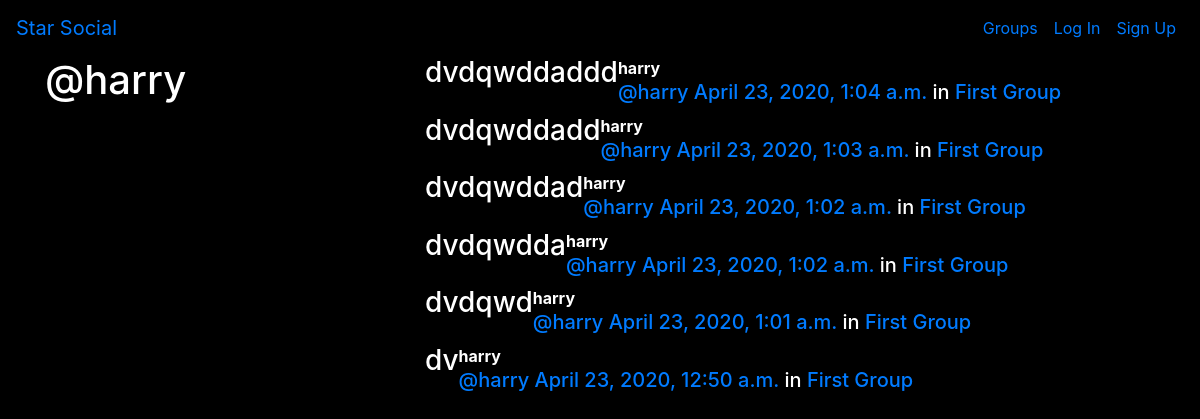
Before: /posts/by/harry/ with the older database file.
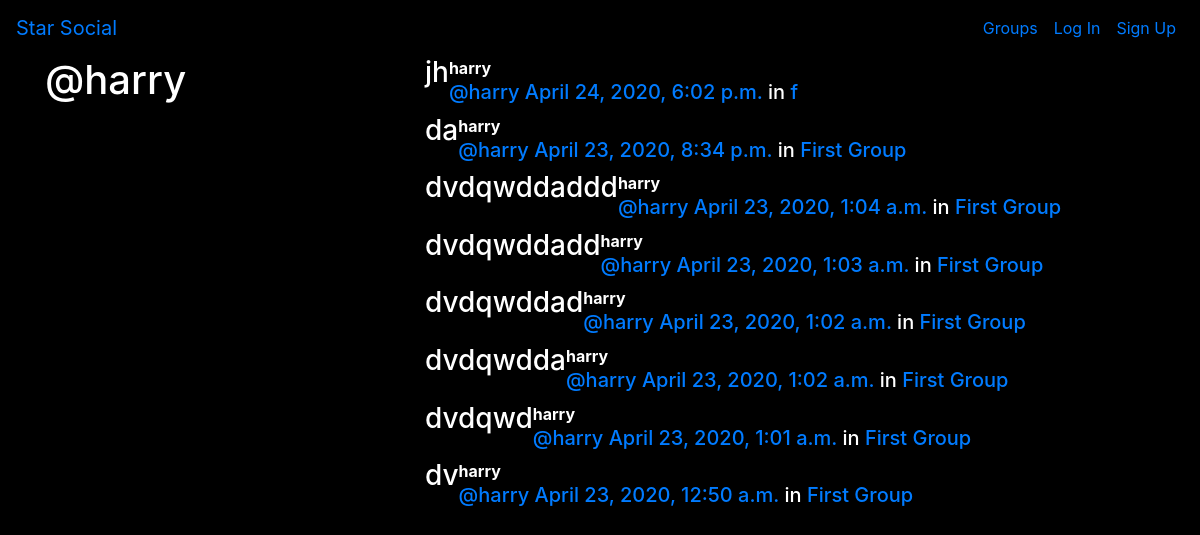
After: the same page with the newer database file.
### posts/models.py (models this page shows, shortened)
class Post(models.Model):
    user = models.ForeignKey(User, related_name="posts", on_delete=models.CASCADE)
    created_at = models.DateTimeField(auto_now=True)
    message = models.TextField()
    message_html = models.TextField(editable=False)
    group = models.ForeignKey(Group, related_name="posts", on_delete=models.CASCADE, null=True, blank=True)
    class Meta:
        ordering = ['-created_at']
        unique_together = ['user', 'message']

### groups/models.py (models this page shows, shortened)
class Group(models.Model):
    name = models.CharField(max_length=255, unique=True)
    slug = models.SlugField(allow_unicode=True, unique=True)
    description = models.TextField(blank=True, default='')
    description_html = models.TextField(editable=False, blank=True, default='')
    members = models.ManyToManyField(User, through='GroupMember')
    class Meta:
        ordering = ['name']

### posts/views.py (the view)
# urls.py: path('by/<str:username>/', views.UserPostListView.as_view(), name='for_user'),
class UserPostListView(generic.ListView):
    model = models.Post
    template_name = 'posts/user_post_list.html'
    '''
        This method is used by ListView; it determines the list of object that you want to display.
        By default it gives you all or the model you specify, by overriding this method you can extend or completely replace the logic

        In this case all the posts will come for particular user, so in order to get the post related to a logged in user
        we have replaced the logic using prefetch_related and __iexact.
    '''
    def get_queryset(self):
        try:
            self.post_user = User.objects.prefetch_related('posts').get(username__iexact=self.kwargs.get('username'))
        except User.DoesNotExist:
            raise Http404
        else:
            return self.post_user.posts.all()
    '''

    '''
    def get_context_data(self, **kwargs):
        context = super().get_context_data(**kwargs)
        context["post_user"] = self.post_user
        return context

### posts/templates/posts/user_post_list.html
{% extends 'posts/post_base.html' %}
{% block prepost %}
    <div class="col-md-4">
        <h1> @{{ post_user.username }} </h1>
    </div>
{% endblock %}
{% block post_content %}
    <div class="col-md-8">
        {% for post in post_list %}
            {% include "posts/_post.html" %}
        {% endfor %}
    </div>
{% endblock %}

### posts/templates/posts/post_base.html (shortened to what this page needs)
{% extends 'base.html'%}
{% block content %}
    <div class="posts-page">
        <div class="comtainer">
            <div class="row">
                {% block prepost %}
                {% endblock %}
                {% block post_content %}
                {% endblock %}
            </div>
        </div>
    </div>
{% endblock %}

### templates/base.html (shortened to what this page needs)
<!DOCTYPE html>
{% load static %}
<html>
<head>
    <link rel="stylesheet" href="https://stackpath.bootstrapcdn.com/bootstrap/4.4.1/css/bootstrap.min.css">
    <link rel="stylesheet" href="{% static 'social_media_django/css/master.css' %}">
</head>
<body>
    <nav class="navbar mynav navbar-expand-lg techfont custom-navbar">
        <a class="navbar-brand bigbrand mynav" href="{% url 'index' %}">Star Social</a>
        <div class="collapse navbar-collapse" id="navbarSupportedContent" >
            <ul class="navbar-nav ml-auto navbar-right" >
                {% if user.is_authenticated %}
                    <li class="nav-item active">
                        <a class="nav-link" href="{% url 'posts:create' %}"> Post <span class="sr-only">(current)</span></a>
                    </li>
                    <li class="nav-item active">
                        <a class="nav-link" href="{% url 'groups:all' %}"> Groups <span class="sr-only">(current)</span></a>
                    </li>
                    <li class="nav-item active">
                        <a class="nav-link" href="{% url 'groups:create' %}"> Create Group <span class="sr-only">(current)</span></a>
                    </li>
                    <li class="nav-item active">
                        <a class="nav-link" href="{% url 'accounts:logout' %}"> Log Out <span class="sr-only">(current)</span></a>
                    </li>
                    <li class="nav-item active">
                        <a class="nav-link"> Welcome: {{ user.username }} <span class="sr-only">(current)</span></a>
                    </li>
                {% else %}
                    <li class="nav-item active">
                        <a class="nav-link" href="{% url 'groups:all' %}"> Groups <span class="sr-only">(current)</span></a>
                    </li>
                    <li class="nav-item active">
                        <a class="nav-link" href="{% url 'accounts:login' %}"> Log In </span></a>
                    </li>
                    <li class="nav-item active">
                        <a class="nav-link" href="{% url 'accounts:signup' %}"> Sign Up </span></a>
                    </li>
                {% endif %}
            </ul>
        </div>
    </nav>
    <div class="container mycontent">
        {% block content %}
        {% endblock %}
    </div>
</body>
</html>

### posts/templates/posts/_post.html (shortened to what this page needs)
<div class="post media">
    <h3> {{ post.message_html|safe }} </h3>
    <div class="media-body">
        <strong> {{ post.user.username }} </strong>
        <h5 class="media-heading">
            <span class="username">
                <a href="{% url 'posts:for_user' username=post.user.username %}"> @{{ post.user.username }} </a>
            </span>
            <time class="time">
                <a href="{% url 'posts:single' username=post.user.username pk=post.pk %}">{{ post.created_at }}</a>
            </time>
            {% if post.group %}
                <span class="group-name">in <a href="#">{{ post.group.name }}</a></span>
            {% endif %}
        </h5>
    </div>
</div>

### static/social_media_django/css/master.css (style rules this page uses)
body { margin: 0; overflow: hidden; background-color: black; color:white; }

Changed rows visible on the page:
added Post: message_html "jh", user.username "harry", created_at "April 24, 2020, 6:02 p.m.", group.name "f"
added Post: message_html "da", user.username "harry", created_at "April 23, 2020, 8:34 p.m.", group.name "First Group"
